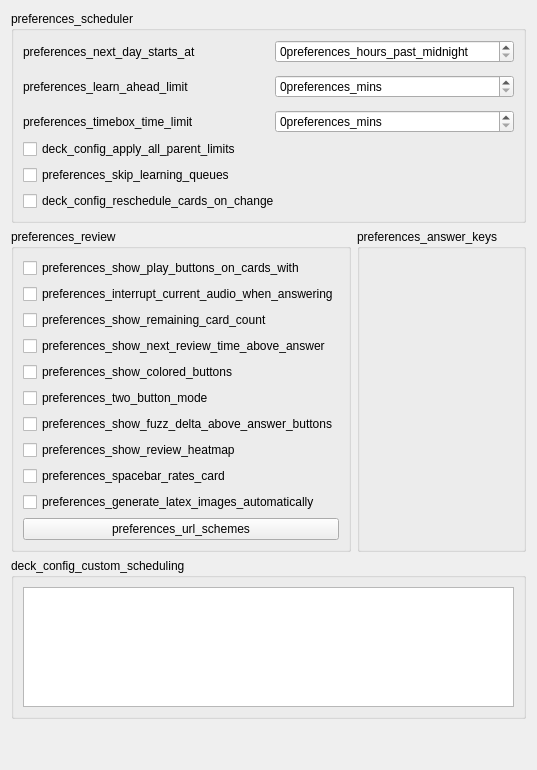
     <widget class="QWidget" name="tab_3">
      <attribute name="title">
       <string>preferences_review</string>
      </attribute>
      <layout class="QVBoxLayout" name="review_options_layout">
       <item>
        <widget class="QGroupBox" name="schedulerGroup">
         <property name="title">
          <string>preferences_scheduler</string>
         </property>
         <layout class="QVBoxLayout" name="verticalLayout_17">
          <item>
           <layout class="QGridLayout" name="gridLayout_4">
            <property name="spacing">
             <number>12</number>
            </property>
            <item row="1" column="1">
             <widget class="QSpinBox" name="lrnCutoff">
              <property name="maximumSize">
               <size>
                <width>16777215</width>
                <height>16777215</height>
               </size>
              </property>
              <property name="suffix">
               <string>preferences_mins</string>
              </property>
              <property name="maximum">
               <number>999</number>
              </property>
             </widget>
            </item>
            <item row="2" column="0">
             <widget class="QLabel" name="label_30">
              <property name="text">
               <string>preferences_timebox_time_limit</string>
              </property>
              <property name="buddy">
               <cstring>timeLimit</cstring>
              </property>
             </widget>
            </item>
            <item row="0" column="1">
             <widget class="QSpinBox" name="dayOffset">
              <property name="maximumSize">
               <size>
                <width>16777215</width>
                <height>16777215</height>
               </size>
              </property>
              <property name="suffix">
               <string>preferences_hours_past_midnight</string>
              </property>
              <property name="maximum">
               <number>23</number>
              </property>
             </widget>
            </item>
            <item row="1" column="0">
             <widget class="QLabel" name="label_24">
              <property name="text">
               <string>preferences_learn_ahead_limit</string>
              </property>
              <property name="buddy">
               <cstring>lrnCutoff</cstring>
              </property>
             </widget>
            </item>
            <item row="0" column="0">
             <widget class="QLabel" name="label_23">
              <property name="text">
               <string>preferences_next_day_starts_at</string>
              </property>
              <property name="buddy">
               <cstring>dayOffset</cstring>
              </property>
             </widget>
            </item>
            <item row="2" column="1">
             <widget class="QSpinBox" name="timeLimit">
              <property name="suffix">
               <string>preferences_mins</string>
              </property>
              <property name="maximum">
               <number>9999</number>
              </property>
             </widget>
            </item>
           </layout>
          </item>
          <item>
           <widget class="QCheckBox" name="applyAllParentLimits">
            <property name="toolTip">
             <string>deck_config_apply_all_parent_limits_tooltip</string>
            </property>
            <property name="text">
             <string>deck_config_apply_all_parent_limits</string>
            </property>
           </widget>
          </item>
          <item>
           <widget class="QCheckBox" name="fsrsLearningQueuesDisabled">
            <property name="text">
             <string>preferences_skip_learning_queues</string>
            </property>
           </widget>
          </item>
          <item>
           <widget class="QCheckBox" name="fsrsReschedule">
            <property name="toolTip">
             <string>deck_config_reschedule_cards_on_change_tooltip</string>
            </property>
            <property name="text">
             <string>deck_config_reschedule_cards_on_change</string>
            </property>
           </widget>
          </item>
         </layout>
        </widget>
       </item>
       <item>
        <layout class="QHBoxLayout" name="horizontalLayout_5">
         <item>
          <widget class="QGroupBox" name="reviewerGroup">
           <property name="title">
            <string>preferences_review</string>
           </property>
           <layout class="QVBoxLayout" name="verticalLayout_5">
            <item>
             <widget class="QCheckBox" name="showPlayButtons">
              <property name="sizePolicy">
               <sizepolicy hsizetype="Fixed" vsizetype="Fixed">
                <horstretch>0</horstretch>
                <verstretch>0</verstretch>
               </sizepolicy>
              </property>
              <property name="text">
               <string>preferences_show_play_buttons_on_cards_with</string>
              </property>
             </widget>
            </item>
            <item>
             <widget class="QCheckBox" name="interrupt_audio">
              <property name="sizePolicy">
               <sizepolicy hsizetype="Fixed" vsizetype="Fixed">
                <horstretch>0</horstretch>
                <verstretch>0</verstretch>
               </sizepolicy>
              </property>
              <property name="text">
               <string>preferences_interrupt_current_audio_when_answering</string>
              </property>
             </widget>
            </item>
            <item>
             <widget class="QCheckBox" name="showProgress">
              <property name="sizePolicy">
               <sizepolicy hsizetype="Fixed" vsizetype="Fixed">
                <horstretch>0</horstretch>
                <verstretch>0</verstretch>
               </sizepolicy>
              </property>
              <property name="text">
               <string>preferences_show_remaining_card_count</string>
              </property>
             </widget>
            </item>
            <item>
             <widget class="QCheckBox" name="showEstimates">
              <property name="sizePolicy">
               <sizepolicy hsizetype="Fixed" vsizetype="Fixed">
                <horstretch>0</horstretch>
                <verstretch>0</verstretch>
               </sizepolicy>
              </property>
              <property name="text">
               <string>preferences_show_next_review_time_above_answer</string>
              </property>
             </widget>
            </item>
            <item>
             <widget class="QCheckBox" name="showColoredButtons">
              <property name="sizePolicy">
               <sizepolicy hsizetype="Fixed" vsizetype="Fixed">
                <horstretch>0</horstretch>
                <verstretch>0</verstretch>
               </sizepolicy>
              </property>
              <property name="text">
               <string>preferences_show_colored_buttons</string>
              </property>
             </widget>
            </item>
            <item>
             <widget class="QCheckBox" name="twoButtonMode">
              <property name="sizePolicy">
               <sizepolicy hsizetype="Fixed" vsizetype="Fixed">
                <horstretch>0</horstretch>
                <verstretch>0</verstretch>
               </sizepolicy>
              </property>
              <property name="text">
               <string>preferences_two_button_mode</string>
              </property>
             </widget>
            </item>
            <item>
             <widget class="QCheckBox" name="showFuzzDelta">
              <property name="sizePolicy">
               <sizepolicy hsizetype="Fixed" vsizetype="Fixed">
                <horstretch>0</horstretch>
                <verstretch>0</verstretch>
               </sizepolicy>
              </property>
              <property name="text">
               <string>preferences_show_fuzz_delta_above_answer_buttons</string>
              </property>
             </widget>
            </item>
            <item>
             <widget class="QCheckBox" name="reviewHeatmap">
              <property name="text">
               <string>preferences_show_review_heatmap</string>
              </property>
             </widget>
            </item>
            <item>
             <widget class="QCheckBox" name="spacebar_rates_card">
              <property name="sizePolicy">
               <sizepolicy hsizetype="Fixed" vsizetype="Fixed">
                <horstretch>0</horstretch>
                <verstretch>0</verstretch>
               </sizepolicy>
              </property>
              <property name="text">
               <string>preferences_spacebar_rates_card</string>
              </property>
             </widget>
            </item>
            <item>
             <widget class="QCheckBox" name="render_latex">
              <property name="sizePolicy">
               <sizepolicy hsizetype="Fixed" vsizetype="Fixed">
                <horstretch>0</horstretch>
                <verstretch>0</verstretch>
               </sizepolicy>
              </property>
              <property name="text">
               <string>preferences_generate_latex_images_automatically</string>
              </property>
             </widget>
            </item>
            <item>
             <widget class="QPushButton" name="url_schemes">
              <property name="text">
               <string>preferences_url_schemes</string>
              </property>
             </widget>
            </item>
           </layout>
          </widget>
         </item>
         <item>
          <widget class="QGroupBox" name="preferences_answer_keys">
           <property name="title">
            <string>preferences_answer_keys</string>
           </property>
          </widget>
         </item>
        </layout>
       </item>
       <item>
        <widget class="QGroupBox" name="customSchedulingGroup">
         <property name="title">
          <string>deck_config_custom_scheduling</string>
         </property>
         <layout class="QVBoxLayout" name="customSchedulingLayout">
          <item>
           <widget class="QPlainTextEdit" name="customScheduling">
            <property name="toolTip">
             <string>deck_config_custom_scheduling_tooltip</string>
            </property>
            <property name="maximumSize">
             <size>
              <width>16777215</width>
              <height>120</height>
             </size>
            </property>
           </widget>
          </item>
         </layout>
        </widget>
       </item>
       <item>
        <spacer name="verticalSpacer_12">
         <property name="orientation">
          <enum>Qt::Orientation::Vertical</enum>
         </property>
         <property name="sizeHint" stdset="0">
          <size>
           <width>20</width>
           <height>40</height>
          </size>
         </property>
        </spacer>
       </item>
      </layout>
     </widget>
